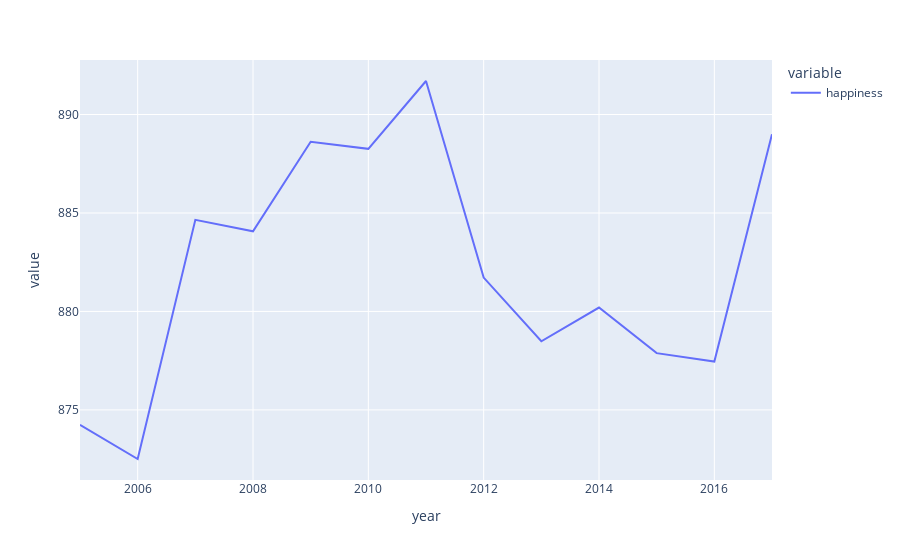

Notebook cell for this chart:
### Markdown cell above
### Exploring the response (happiness)

*Has world happiness data been consistently increasing?*

The chart below illustrates the trend of world happiness data over time (post-imputation). These imputed world happiness values are calculated using the "average imputation" method.

### Code cell
happiness_by_year = happiness_clean.groupby("year")["happiness"].sum()
px.line(happiness_by_year)

### Figure 1 — Plotly figure (JSON) as saved in the notebook; plotly's stock layout.template omitted (floating-point values rounded to 4 significant figures)
{"data": [{"hovertemplate": "variable=happiness<br>year=%{x}<br>value=%{y}<extra></extra>", "legendgroup": "happiness", "line": {"color": "#636efa", "dash": "solid"}, "marker": {"symbol": "circle"}, "mode": "lines", "name": "happiness", "orientation": "v", "showlegend": true, "type": "scatter", "x": [2005, 2006, 2007, 2008, 2009, 2010, 2011, 2012, 2013, 2014, 2015, 2016, 2017], "xaxis": "x", "y": [874.2, 872.5, 884.6, 884.1, 888.6, 888.3, 891.7, 881.7, 878.5, 880.2, 877.9, 877.5, 889.0], "yaxis": "y"}], "layout": {"legend": {"title": {"text": "variable"}, "tracegroupgap": 0}, "margin": {"t": 60}, "xaxis": {"anchor": "y", "domain": [0, 1], "title": {"text": "year"}}, "yaxis": {"anchor": "x", "domain": [0, 1], "title": {"text": "value"}}}}
